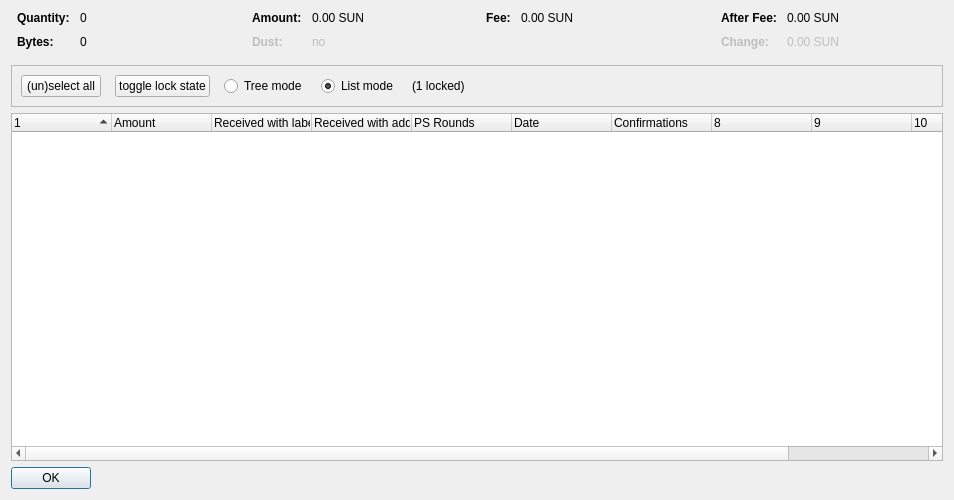
<?xml version="1.0" encoding="UTF-8"?>
<ui version="4.0">
 <class>CoinControlDialog</class>
 <widget class="QDialog" name="CoinControlDialog">
  <property name="geometry">
   <rect>
    <x>0</x>
    <y>0</y>
    <width>954</width>
    <height>500</height>
   </rect>
  </property>
  <property name="windowTitle">
   <string>Coin Selection</string>
  </property>
  <layout class="QVBoxLayout" name="verticalLayout">
   <item>
    <layout class="QHBoxLayout" name="horizontalLayoutTop" stretch="0,0,0,0">
     <property name="topMargin">
      <number>0</number>
     </property>
     <property name="bottomMargin">
      <number>10</number>
     </property>
     <item>
      <layout class="QFormLayout" name="formLayoutCoinControl1">
       <property name="horizontalSpacing">
        <number>10</number>
       </property>
       <property name="verticalSpacing">
        <number>10</number>
       </property>
       <property name="leftMargin">
        <number>6</number>
       </property>
       <property name="rightMargin">
        <number>6</number>
       </property>
       <item row="0" column="0">
        <widget class="QLabel" name="labelCoinControlQuantityText">
         <property name="font">
          <font>
           <weight>75</weight>
           <bold>true</bold>
          </font>
         </property>
         <property name="text">
          <string>Quantity:</string>
         </property>
        </widget>
       </item>
       <item row="0" column="1">
        <widget class="QLabel" name="labelCoinControlQuantity">
         <property name="cursor">
          <cursorShape>IBeamCursor</cursorShape>
         </property>
         <property name="contextMenuPolicy">
          <enum>Qt::ActionsContextMenu</enum>
         </property>
         <property name="text">
          <string notr="true">0</string>
         </property>
         <property name="textInteractionFlags">
          <set>Qt::LinksAccessibleByMouse|Qt::TextSelectableByKeyboard|Qt::TextSelectableByMouse</set>
         </property>
        </widget>
       </item>
       <item row="1" column="0">
        <widget class="QLabel" name="labelCoinControlBytesText">
         <property name="font">
          <font>
           <weight>75</weight>
           <bold>true</bold>
          </font>
         </property>
         <property name="text">
          <string>Bytes:</string>
         </property>
        </widget>
       </item>
       <item row="1" column="1">
        <widget class="QLabel" name="labelCoinControlBytes">
         <property name="cursor">
          <cursorShape>IBeamCursor</cursorShape>
         </property>
         <property name="contextMenuPolicy">
          <enum>Qt::ActionsContextMenu</enum>
         </property>
         <property name="text">
          <string notr="true">0</string>
         </property>
         <property name="textInteractionFlags">
          <set>Qt::LinksAccessibleByMouse|Qt::TextSelectableByKeyboard|Qt::TextSelectableByMouse</set>
         </property>
        </widget>
       </item>
      </layout>
     </item>
     <item>
      <layout class="QFormLayout" name="formLayoutCoinControl2">
       <property name="horizontalSpacing">
        <number>10</number>
       </property>
       <property name="verticalSpacing">
        <number>10</number>
       </property>
       <property name="leftMargin">
        <number>6</number>
       </property>
       <property name="rightMargin">
        <number>6</number>
       </property>
       <item row="0" column="0">
        <widget class="QLabel" name="labelCoinControlAmountText">
         <property name="font">
          <font>
           <weight>75</weight>
           <bold>true</bold>
          </font>
         </property>
         <property name="text">
          <string>Amount:</string>
         </property>
        </widget>
       </item>
       <item row="0" column="1">
        <widget class="QLabel" name="labelCoinControlAmount">
         <property name="cursor">
          <cursorShape>IBeamCursor</cursorShape>
         </property>
         <property name="contextMenuPolicy">
          <enum>Qt::ActionsContextMenu</enum>
         </property>
         <property name="text">
          <string notr="true">0.00 SUN</string>
         </property>
         <property name="textInteractionFlags">
          <set>Qt::LinksAccessibleByMouse|Qt::TextSelectableByKeyboard|Qt::TextSelectableByMouse</set>
         </property>
        </widget>
       </item>
       <item row="1" column="0">
        <widget class="QLabel" name="labelCoinControlLowOutputText">
         <property name="enabled">
          <bool>false</bool>
         </property>
         <property name="font">
          <font>
           <weight>75</weight>
           <bold>true</bold>
          </font>
         </property>
         <property name="text">
          <string>Dust:</string>
         </property>
        </widget>
       </item>
       <item row="1" column="1">
        <widget class="QLabel" name="labelCoinControlLowOutput">
         <property name="enabled">
          <bool>false</bool>
         </property>
         <property name="cursor">
          <cursorShape>IBeamCursor</cursorShape>
         </property>
         <property name="contextMenuPolicy">
          <enum>Qt::ActionsContextMenu</enum>
         </property>
         <property name="text">
          <string notr="true">no</string>
         </property>
         <property name="textInteractionFlags">
          <set>Qt::LinksAccessibleByMouse|Qt::TextSelectableByKeyboard|Qt::TextSelectableByMouse</set>
         </property>
        </widget>
       </item>
      </layout>
     </item>
     <item>
      <layout class="QFormLayout" name="formLayoutCoinControl3">
       <property name="horizontalSpacing">
        <number>10</number>
       </property>
       <property name="verticalSpacing">
        <number>10</number>
       </property>
       <property name="leftMargin">
        <number>6</number>
       </property>
       <property name="rightMargin">
        <number>6</number>
       </property>
       <item row="0" column="0">
        <widget class="QLabel" name="labelCoinControlFeeText">
         <property name="font">
          <font>
           <weight>75</weight>
           <bold>true</bold>
          </font>
         </property>
         <property name="text">
          <string>Fee:</string>
         </property>
        </widget>
       </item>
       <item row="0" column="1">
        <widget class="QLabel" name="labelCoinControlFee">
         <property name="cursor">
          <cursorShape>IBeamCursor</cursorShape>
         </property>
         <property name="contextMenuPolicy">
          <enum>Qt::ActionsContextMenu</enum>
         </property>
         <property name="text">
          <string notr="true">0.00 SUN</string>
         </property>
         <property name="textInteractionFlags">
          <set>Qt::LinksAccessibleByMouse|Qt::TextSelectableByKeyboard|Qt::TextSelectableByMouse</set>
         </property>
        </widget>
       </item>
      </layout>
     </item>
     <item>
      <layout class="QFormLayout" name="formLayoutCoinControl4">
       <property name="horizontalSpacing">
        <number>10</number>
       </property>
       <property name="verticalSpacing">
        <number>10</number>
       </property>
       <property name="leftMargin">
        <number>6</number>
       </property>
       <property name="rightMargin">
        <number>6</number>
       </property>
       <item row="0" column="0">
        <widget class="QLabel" name="labelCoinControlAfterFeeText">
         <property name="font">
          <font>
           <weight>75</weight>
           <bold>true</bold>
          </font>
         </property>
         <property name="text">
          <string>After Fee:</string>
         </property>
        </widget>
       </item>
       <item row="0" column="1">
        <widget class="QLabel" name="labelCoinControlAfterFee">
         <property name="cursor">
          <cursorShape>IBeamCursor</cursorShape>
         </property>
         <property name="contextMenuPolicy">
          <enum>Qt::ActionsContextMenu</enum>
         </property>
         <property name="text">
          <string notr="true">0.00 SUN</string>
         </property>
         <property name="textInteractionFlags">
          <set>Qt::LinksAccessibleByMouse|Qt::TextSelectableByKeyboard|Qt::TextSelectableByMouse</set>
         </property>
        </widget>
       </item>
       <item row="1" column="0">
        <widget class="QLabel" name="labelCoinControlChangeText">
         <property name="enabled">
          <bool>false</bool>
         </property>
         <property name="font">
          <font>
           <weight>75</weight>
           <bold>true</bold>
          </font>
         </property>
         <property name="text">
          <string>Change:</string>
         </property>
        </widget>
       </item>
       <item row="1" column="1">
        <widget class="QLabel" name="labelCoinControlChange">
         <property name="enabled">
          <bool>false</bool>
         </property>
         <property name="cursor">
          <cursorShape>IBeamCursor</cursorShape>
         </property>
         <property name="contextMenuPolicy">
          <enum>Qt::ActionsContextMenu</enum>
         </property>
         <property name="text">
          <string notr="true">0.00 SUN</string>
         </property>
         <property name="textInteractionFlags">
          <set>Qt::LinksAccessibleByMouse|Qt::TextSelectableByKeyboard|Qt::TextSelectableByMouse</set>
         </property>
        </widget>
       </item>
      </layout>
     </item>
    </layout>
   </item>
   <item>
    <widget class="QFrame" name="frame">
     <property name="minimumSize">
      <size>
       <width>0</width>
       <height>40</height>
      </size>
     </property>
     <property name="frameShape">
      <enum>QFrame::StyledPanel</enum>
     </property>
     <property name="frameShadow">
      <enum>QFrame::Sunken</enum>
     </property>
     <layout class="QHBoxLayout" name="horizontalLayout">
      <item>
       <layout class="QHBoxLayout" name="horizontalLayoutPanel" stretch="0,0,0,0,0,0">
        <property name="spacing">
         <number>14</number>
        </property>
        <item>
         <widget class="QPushButton" name="pushButtonSelectAll">
          <property name="sizePolicy">
           <sizepolicy hsizetype="Maximum" vsizetype="Fixed">
            <horstretch>0</horstretch>
            <verstretch>0</verstretch>
           </sizepolicy>
          </property>
          <property name="text">
           <string>(un)select all</string>
          </property>
          <property name="autoDefault">
           <bool>false</bool>
          </property>
         </widget>
        </item>
        <item>
         <widget class="QPushButton" name="pushButtonToggleLock">
          <property name="sizePolicy">
           <sizepolicy hsizetype="Maximum" vsizetype="Fixed">
            <horstretch>0</horstretch>
            <verstretch>0</verstretch>
           </sizepolicy>
          </property>
          <property name="text">
           <string>toggle lock state</string>
          </property>
          <property name="autoDefault">
           <bool>false</bool>
          </property>
         </widget>
        </item>
        <item>
         <widget class="QRadioButton" name="radioTreeMode">
          <property name="sizePolicy">
           <sizepolicy hsizetype="Maximum" vsizetype="Fixed">
            <horstretch>0</horstretch>
            <verstretch>0</verstretch>
           </sizepolicy>
          </property>
          <property name="text">
           <string>Tree mode</string>
          </property>
         </widget>
        </item>
        <item>
         <widget class="QRadioButton" name="radioListMode">
          <property name="sizePolicy">
           <sizepolicy hsizetype="Maximum" vsizetype="Fixed">
            <horstretch>0</horstretch>
            <verstretch>0</verstretch>
           </sizepolicy>
          </property>
          <property name="text">
           <string>List mode</string>
          </property>
          <property name="checked">
           <bool>true</bool>
          </property>
         </widget>
        </item>
        <item>
         <widget class="QLabel" name="labelLocked">
          <property name="text">
           <string>(1 locked)</string>
          </property>
         </widget>
        </item>
        <item>
         <spacer name="horizontalSpacer">
          <property name="orientation">
           <enum>Qt::Horizontal</enum>
          </property>
          <property name="sizeHint" stdset="0">
           <size>
            <width>40</width>
            <height>20</height>
           </size>
          </property>
         </spacer>
        </item>
       </layout>
      </item>
     </layout>
    </widget>
   </item>
   <item>
    <widget class="CoinControlTreeWidget" name="treeWidget">
     <property name="contextMenuPolicy">
      <enum>Qt::CustomContextMenu</enum>
     </property>
     <property name="sortingEnabled">
      <bool>false</bool>
     </property>
     <property name="columnCount">
      <number>11</number>
     </property>
     <attribute name="headerShowSortIndicator" stdset="0">
      <bool>true</bool>
     </attribute>
     <attribute name="headerStretchLastSection">
      <bool>false</bool>
     </attribute>
     <column>
      <property name="text">
       <string/>
      </property>
     </column>
     <column>
      <property name="text">
       <string>Amount</string>
      </property>
     </column>
     <column>
      <property name="text">
       <string>Received with label</string>
      </property>
     </column>
     <column>
      <property name="text">
       <string>Received with address</string>
      </property>
     </column>
     <column>
      <property name="text">
       <string>PS Rounds</string>
      </property>
     </column>
     <column>
      <property name="text">
       <string>Date</string>
      </property>
     </column>
     <column>
      <property name="text">
       <string>Confirmations</string>
      </property>
      <property name="toolTip">
       <string>Confirmed</string>
      </property>
     </column>
     <column>
      <property name="text">
       <string/>
      </property>
     </column>
     <column>
      <property name="text">
       <string/>
      </property>
     </column>
     <column>
      <property name="text">
       <string/>
      </property>
     </column>
     <column>
      <property name="text">
       <string/>
      </property>
     </column>
    </widget>
   </item>
   <item>
    <widget class="QDialogButtonBox" name="buttonBox">
     <property name="sizePolicy">
      <sizepolicy hsizetype="Maximum" vsizetype="Fixed">
       <horstretch>0</horstretch>
       <verstretch>0</verstretch>
      </sizepolicy>
     </property>
     <property name="orientation">
      <enum>Qt::Horizontal</enum>
     </property>
     <property name="standardButtons">
      <set>QDialogButtonBox::Ok</set>
     </property>
    </widget>
   </item>
  </layout>
 </widget>
 <customwidgets>
  <customwidget>
   <class>CoinControlTreeWidget</class>
   <extends>QTreeWidget</extends>
   <header>coincontroltreewidget.h</header>
  </customwidget>
 </customwidgets>
 <resources/>
 <connections/>
</ui>
